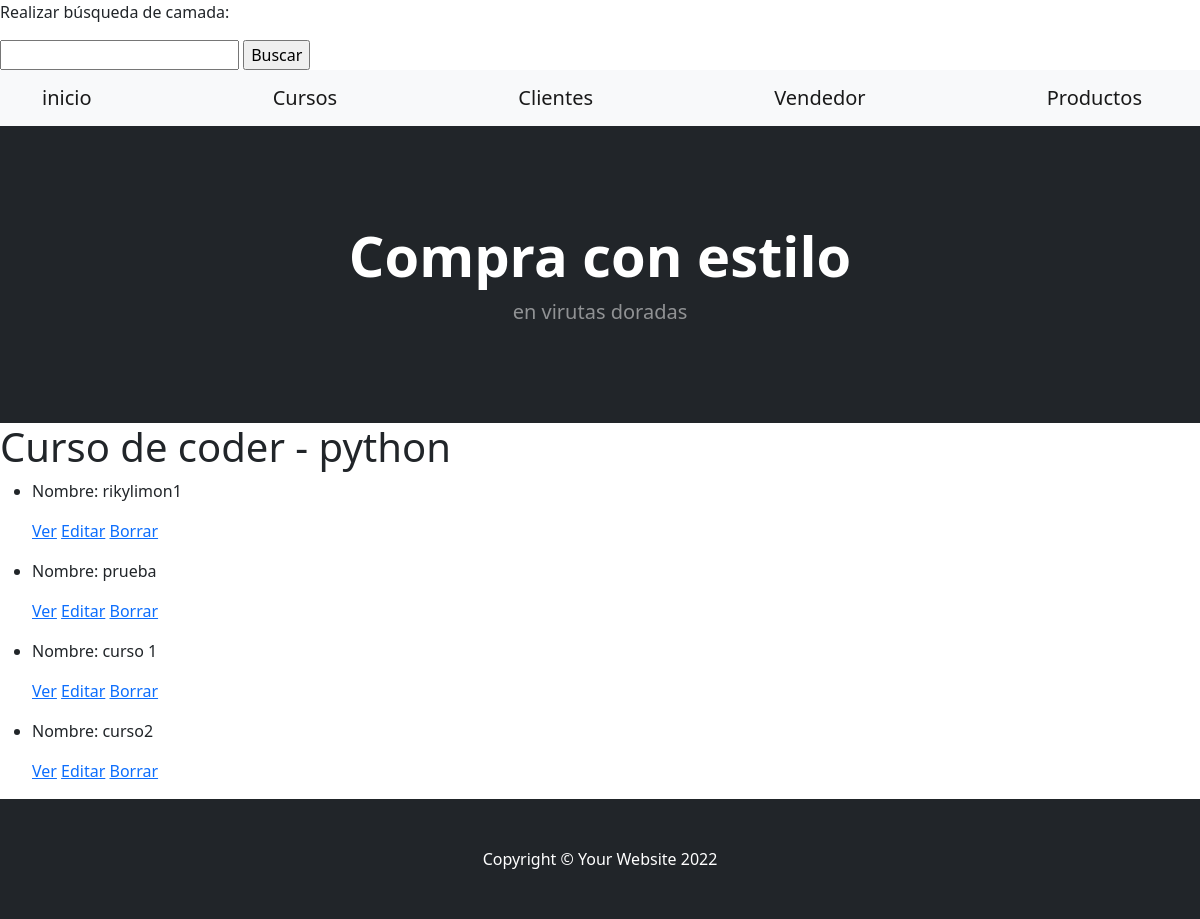
The app's page /App1/curso/list with its own data.
### App1/models.py (models this page shows, shortened)
class Curso (models.Model):
    nombre =models.CharField(max_length=30)          #ESTO CRRESPONDE A ---CURSOS---
    camada =models.IntegerField()

### App1/views.py (the view)
# urls.py: path('curso/list', views.cursolist.as_view(), name='list'),
class cursolist (ListView):
    model= Curso
    template_name= "curso_list.html"

### App1/template/curso_list.html
{% extends 'padre.html' %}
{% load static %}
{% block contenidoquecambia %}
<h1>Curso de coder - python</h1>
<ul>
    {% for curso in object_list %}
        <li>
            <p>Nombre: {{ curso.nombre }}</p>
            <p>
                <a href="{% url 'Detalle' curso.id %}">Ver</a>
                <a href="{% url 'Editar' curso.id %}">Editar</a>
                <a href="{% url 'delete' curso.id %}">Borrar</a>
            </p>
        </li>
    {% endfor %}
</ul>
{% endblock %}

### records on screen
Curso: nombre "rikylimon1"
Curso: nombre "prueba"
Curso: nombre "curso 1"
Curso: nombre "curso2"
